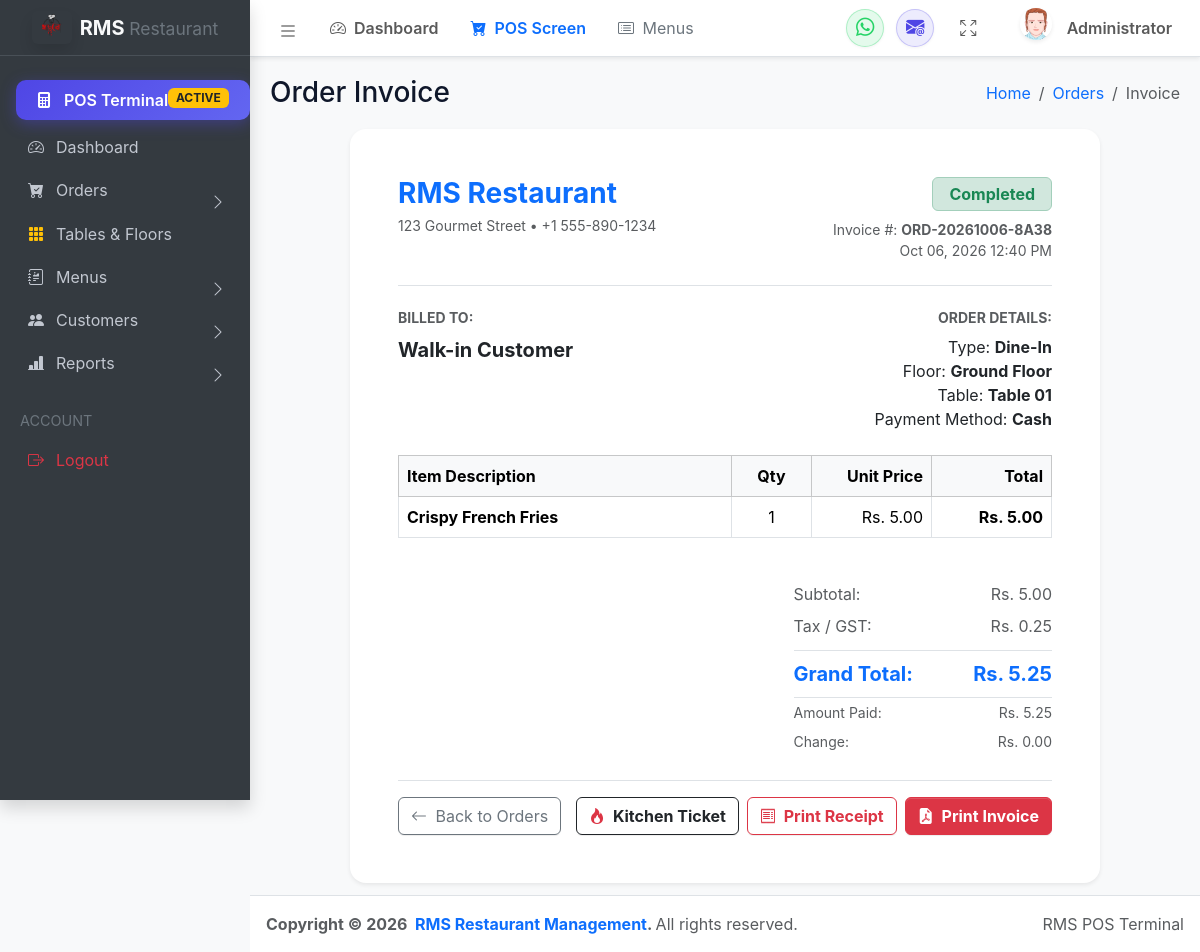
/views/order/details.php?id=148 (signed in), run on the app's committed database.
### tables this page shows
CREATE TABLE `orders` (
  `id` int(11) NOT NULL AUTO_INCREMENT,
  `total` decimal(10,2) DEFAULT NULL,
  `created_at` timestamp NOT NULL DEFAULT current_timestamp(),
  `status` varchar(20) NOT NULL,
  `table_id` int(11) NOT NULL,
  `waiter_id` int(11) NOT NULL,
  `order_number` varchar(50) DEFAULT NULL,
  `customer_name` varchar(100) DEFAULT 'Walk-in Customer',
  `order_type` varchar(50) DEFAULT 'Dine-In',
  `floor_name` varchar(50) DEFAULT NULL,
  `payment_method` varchar(50) DEFAULT 'Cash',
  `subtotal` decimal(10,2) DEFAULT 0.00,
  `tax` decimal(10,2) DEFAULT 0.00,
  `discount` decimal(10,2) DEFAULT 0.00,
  `grand_total` decimal(10,2) DEFAULT 0.00,
  `table_no` varchar(30) DEFAULT NULL,
  `customer_phone` varchar(30) DEFAULT NULL,
  `paid_amount` decimal(10,2) DEFAULT 0.00,
  `change_amount` decimal(10,2) DEFAULT 0.00,
  `order_status` varchar(50) DEFAULT 'Completed',
  `notes` text DEFAULT NULL,
  PRIMARY KEY (`id`)
);

CREATE TABLE `order_items` (
  `id` int(11) NOT NULL AUTO_INCREMENT,
  `order_id` int(11) DEFAULT NULL,
  `product_id` int(11) DEFAULT NULL,
  `qty` int(11) DEFAULT NULL,
  `price` decimal(10,2) DEFAULT NULL,
  `product_name` varchar(100) DEFAULT NULL,
  `subtotal` decimal(10,2) DEFAULT 0.00,
  `item_code` varchar(50) DEFAULT NULL,
  `item_name` varchar(150) DEFAULT NULL,
  `quantity` int(11) NOT NULL DEFAULT 1,
  `gst` decimal(5,2) DEFAULT 0.00,
  `total` decimal(10,2) DEFAULT 0.00,
  `notes` varchar(255) DEFAULT NULL,
  PRIMARY KEY (`id`),
  KEY `order_id` (`order_id`),
  CONSTRAINT `order_items_ibfk_1` FOREIGN KEY (`order_id`) REFERENCES `orders` (`id`)
);

### views/order/details.php (the view, shortened to what this page needs)
<?php
include_once __DIR__ . '/../../config/database.php';
$orderId = intval($_GET['id'] ?? $_GET['order_id'] ?? 0);
$order = null;
$items = [];
if ($conn && $orderId > 0) {
    $res = $conn->query("SELECT * FROM `orders` WHERE `id` = '$orderId' LIMIT 1");
    if ($res && $res->num_rows > 0) {
        $order = $res->fetch_assoc();
        $resItems = $conn->query("SELECT * FROM `order_items` WHERE `order_id` = '$orderId'");
        if ($resItems) {
            while ($it = $resItems->fetch_assoc()) {
                $items[] = $it;
            }
        }
    }
}
include_once __DIR__ . '/../layouts/header.php';
include_once __DIR__ . '/../layouts/sidebar.php';
?>
<main class="app-main">
  <div class="app-content-header">
    <div class="container-fluid">
      <div class="row align-items-center">
        <div class="col-sm-6">
          <h3 class="mb-0">Order Invoice</h3>
        </div>
        <div class="col-sm-6">
          <ol class="breadcrumb float-sm-end">
            <li class="breadcrumb-item"><a href="/RMS/public/index.php">Home</a></li>
            <li class="breadcrumb-item"><a href="/RMS/views/order/manage.php">Orders</a></li>
            <li class="breadcrumb-item active" aria-current="page">Invoice</li>
          </ol>
        </div>
      </div>
    </div>
  </div>
  <div class="app-content">
    <div class="container-fluid">
      <?php if ($order): ?>
        <div class="card shadow-sm border-0 rounded-4 mx-auto" style="max-width: 750px;">
          <div class="card-body p-4 p-md-5">
            <div class="d-flex justify-content-between align-items-start border-bottom pb-4 mb-4">
              <div>
                <h3 class="fw-bold text-primary mb-1">RMS Restaurant</h3>
                <p class="text-muted small mb-0">123 Gourmet Street • +1 555-890-1234</p>
              </div>
              <div class="text-end">
                <span class="badge bg-success-subtle text-success fs-6 px-3 py-2 border border-success-subtle">
                  <?= htmlspecialchars($order['order_status']) ?>
                </span>
                <div class="text-muted small mt-2">Invoice #: <strong><?= htmlspecialchars($order['order_number']) ?></strong></div>
                <div class="text-muted small"><?= date('M d, Y h:i A', strtotime($order['created_at'])) ?></div>
              </div>
            </div>
            <div class="row mb-4">
              <div class="col-sm-6">
                <h6 class="text-muted small text-uppercase fw-bold">Billed To:</h6>
                <div class="fw-bold fs-5"><?= htmlspecialchars($order['customer_name']) ?></div>
              </div>
              <div class="col-sm-6 text-sm-end mt-3 mt-sm-0">
                <h6 class="text-muted small text-uppercase fw-bold">Order Details:</h6>
                <div>Type: <strong><?= htmlspecialchars($order['order_type']) ?></strong></div>
                <?php if (!empty($order['floor_name'])): ?>
                  <div>Floor: <strong><?= htmlspecialchars($order['floor_name']) ?></strong></div>
                <?php endif; ?>
                <?php if (!empty($order['table_no'])): ?>
                  <div>Table: <strong><?= htmlspecialchars($order['table_no']) ?></strong></div>
                <?php endif; ?>
                <div>Payment Method: <strong><?= htmlspecialchars($order['payment_method']) ?></strong></div>
              </div>
            </div>
            <div class="table-responsive mb-4">
              <table class="table table-bordered">
                <thead class="table-light">
                  <tr>
                    <th>Item Description</th>
                    <th class="text-center" style="width: 80px;">Qty</th>
                    <th class="text-end" style="width: 120px;">Unit Price</th>
                    <th class="text-end" style="width: 120px;">Total</th>
                  </tr>
                </thead>
                <tbody>
                  <?php foreach ($items as $item): ?>
                    <tr>
                      <td>
                        <strong><?= htmlspecialchars($item['item_name']) ?></strong>
                      </td>
                      <td class="text-center"><?= $item['quantity'] ?></td>
                      <td class="text-end">Rs. <?= number_format($item['price'], 2) ?></td>
                      <td class="text-end fw-bold">Rs. <?= number_format($item['total'], 2) ?></td>
                    </tr>
                  <?php endforeach; ?>
                </tbody>
              </table>
            </div>
            <div class="row justify-content-end mb-4">
              <div class="col-md-5">
                <div class="d-flex justify-content-between py-1 text-muted">
                  <span>Subtotal:</span>
                  <span>Rs. <?= number_format($order['subtotal'], 2) ?></span>
                </div>
                <div class="d-flex justify-content-between py-1 text-muted">
                  <span>Tax / GST:</span>
                  <span>Rs. <?= number_format($order['tax'], 2) ?></span>
                </div>
                <div class="d-flex justify-content-between py-2 border-top border-bottom fs-5 fw-bold text-primary mt-2">
                  <span>Grand Total:</span>
                  <span>Rs. <?= number_format($order['grand_total'], 2) ?></span>
                </div>
                <div class="d-flex justify-content-between py-1 text-muted small">
                  <span>Amount Paid:</span>
                  <span>Rs. <?= number_format($order['paid_amount'], 2) ?></span>
                </div>
                <div class="d-flex justify-content-between py-1 text-muted small">
                  <span>Change:</span>
                  <span>Rs. <?= number_format($order['change_amount'], 2) ?></span>
                </div>
              </div>
            </div>
            <div class="d-flex justify-content-between align-items-center flex-wrap gap-2 pt-3 border-top">
              <a href="/RMS/views/order/manage.php" class="btn btn-outline-secondary">
                <i class="bi bi-arrow-left me-1"></i> Back to Orders
              </a>
              <div class="d-flex gap-2 flex-wrap">
                <a href="/RMS/views/order/print_slip.php?order_id=<?= $orderId ?>&format=kot&autoprint=1" class="btn btn-outline-dark fw-bold btn-direct-print">
                  <i class="bi bi-fire me-1 text-danger"></i> Kitchen Ticket
                </a>
                <a href="/RMS/views/order/print_slip.php?order_id=<?= $orderId ?>&format=thermal&autoprint=1" class="btn btn-outline-danger fw-bold btn-direct-print">
                  <i class="bi bi-receipt me-1"></i> Print Receipt
                </a>
                <a href="/RMS/views/order/print_slip.php?order_id=<?= $orderId ?>&format=invoice&autoprint=1" class="btn btn-danger fw-bold btn-direct-print">
                  <i class="bi bi-file-earmark-pdf-fill me-1"></i> Print Invoice
                </a>
              </div>
            </div>
          </div>
        </div>
      <?php endif; ?>
    </div>
  </div>
</main>
<?php include_once __DIR__ . '/../layouts/footer.php'; ?>

### public/assets/css/style.css (style rules this page uses)
:root { --rms-primary: #4f46e5; --rms-primary-hover: #4338ca; --rms-primary-light: #eef2ff; --rms-secondary: #0ea5e9; --rms-secondary-hover: #0284c7; --rms-accent: #f59e0b; --rms-success: #10b981; --rms-success-hover: #059669; --rms-danger: #ef4444; --rms-danger-hover: #dc2626; --rms-warning: #f59e0b; --rms-info: #06b6d4; --rms-bg: #f8fafc; --rms-surface: #ffffff; --rms-border: #e2e8f0; --rms-border-hover: #cbd5e1; --rms-text-main: #0f172a; --rms-text-muted: #64748b; --rms-text-light: #94a3b8; --pos-sidebar-width: 420px; --pos-header-height: 64px; --pos-card-bg: #ffffff; --pos-card-shadow: 0 4px 14px rgba(0, 0, 0, 0.04); --pos-card-hover: 0 10px 25px rgba(79, 70, 229, 0.12); --rms-shadow-sm: 0 1px 2px rgba(0, 0, 0, 0.05); --rms-shadow-md: 0 4px 12px rgba(0, 0, 0, 0.07); --rms-shadow-lg: 0 10px 25px -3px rgba(0, 0, 0, 0.1), 0 4px 6px -2px rgba(0, 0, 0, 0.05); --rms-shadow-xl: 0 20px 25px -5px rgba(0, 0, 0, 0.1), 0 10px 10px -5px rgba(0, 0, 0, 0.04); --rms-radius-sm: 6px; --rms-radius-md: 10px; --rms-radius-lg: 16px; --rms-radius-xl: 24px; --rms-radius-full: 9999px; --rms-transition: all 0.2s cubic-bezier(0.4, 0, 0.2, 1); --rms-transition-bounce: all 0.3s cubic-bezier(0.34, 1.56, 0.64, 1); }
body { font-family: 'Source Sans 3', -apple-system, BlinkMacSystemFont, "Segoe UI", Roboto, "Helvetica Neue", Arial, sans-serif; color: var(--rms-text-main); background-color: var(--rms-bg); -webkit-font-smoothing: antialiased; }

### data on the page
orders: order_status "Completed", order_number "ORD-20261006-8A38", created_at "Oct 06, 2026 12:40 PM", customer_name "Walk-in Customer", order_type "Dine-In", floor_name "Ground Floor", table_no "Table 01", payment_method "Cash", subtotal "5.00", tax "0.25", grand_total "5.25", paid_amount "5.25", change_amount "0.00"
order_items: item_name "Crispy French Fries", quantity "1", price "5.00", total "5.00"

### other printed values
$navUser "Administrator"
